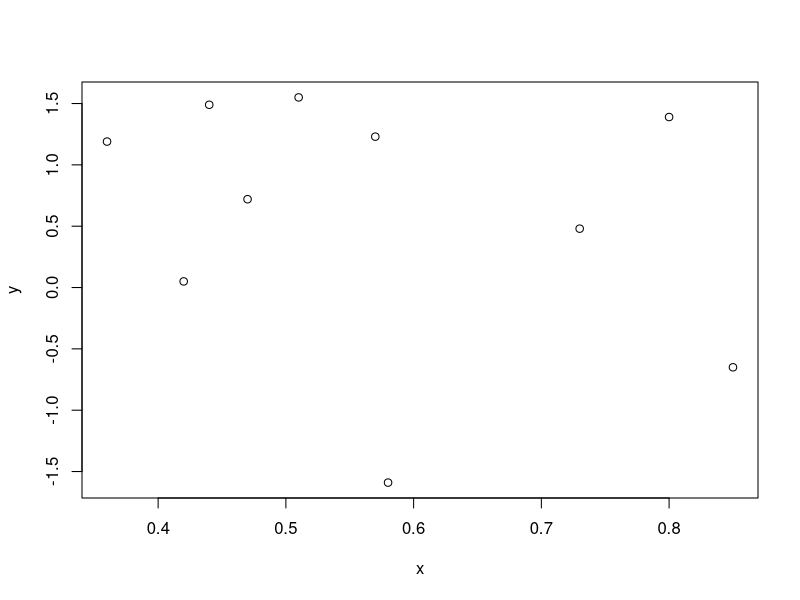

Write R code to recreate this figure. (Note: this script raises an error after producing the figure.)
# quiz 1 Regression models

#question 1
w <- c(2, 1, 3, 1)
x <- c(0.18, -1.54, 0.42, 0.95)
mean(w)
mean(x) * mean(w)

B_1 <- cor(w, x) * (sd(w)/sd(x))
B_0 <- mean(w) - B_1*mean(x)
rbind(c(B_0, B_1), coef(lm(w ~ x)))

lm(I(x - mean(x)) ~ I(w - mean(w)) - 1)

sum(w*(x - 1.077)^2)
sum(w*(x - .1471)^2)
sum(w*(x - .0025)^2)
sum(w*(x - .3)^2)

#question 2
x <- c(0.8, 0.47, 0.51, 0.73, 0.36, 0.58, 0.57, 0.85, 0.44, 0.42)
y <- c(1.39, 0.72, 1.55, 0.48, 1.19, -1.59, 1.23, -0.65, 1.49, 0.05)
q2 <- lm(x ~ y)
plot(x, y)
abline(0, q2, lwd = 3)
q2

q2b_1 <- cor(y, x) * sd(y)/sd(x)
q2b_0 <- mean(y) - q2b_1 * mean(x)

#question 3
data(mtcars)
wt <- lm(mtcars$mpg ~ mtcars$wt)

#question 6
q6 <- c(8.58, 10.46, 9.01, 9.64, 8.86)
sd(q6)
mean(q6)
q6[5] - mean(q6)
(q6[1] - mean(q6))/1
(1/5) * sum(q6)
(q6[1]-mean(q6))/sd(q6)

#question 7
q7x <- c(0.8, 0.47, 0.51, 0.73, 0.36, 0.58, 0.57, 0.85, 0.44, 0.42)
q7y <- c(1.39, 0.72, 1.55, 0.48, 1.19, -1.59, 1.23, -0.65, 1.49, 0.05)
# y = Bo + B1*x
lm(q7y ~ q7x)

# question 9

q9 <- c(0.8, 0.47, 0.51, 0.73, 0.36, 0.58, 0.57, 0.85, 0.44, 0.42)
plot(q9)
hist(q9)
q9mean <- mean(q9)
sum(q9 - q9mean)^2

